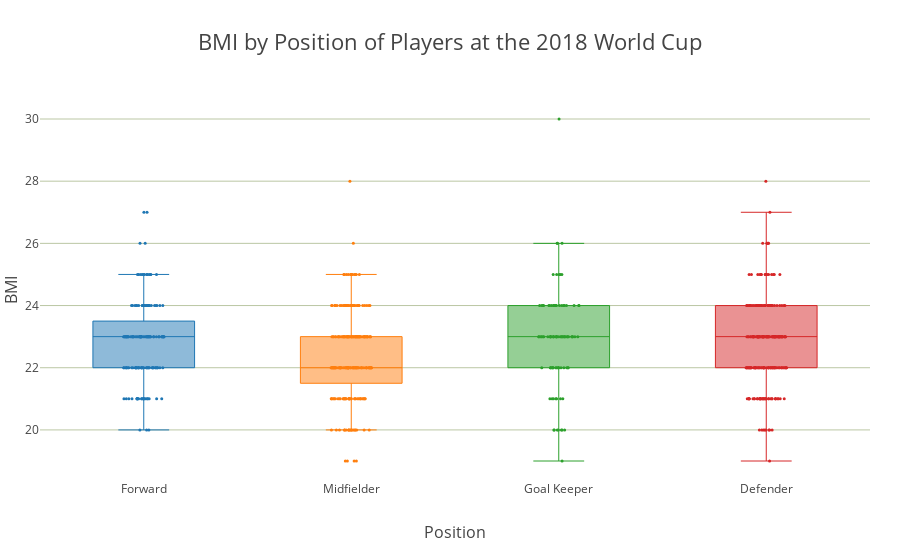

The code cell stored with this chart in its notebook:
### Markdown cell above
### Plot BMI by Position

### Code cell
x_data = ['Forward', 'Midfielder',
          'Goal Keeper', 'Defender']

y0 = df[df['Pos'] == 'forward']['bmi']
y1 = df[df['Pos'] == 'midfielder']['bmi']
y2 = df[df['Pos'] == 'goalkeeper']['bmi']
y3 = df[df['Pos'] == 'defender']['bmi']

y_data = [y0, y1, y2, y3]

colors = ['#E55381', '#A5402D', '#404E5C', '#60D394']

traces = []

for xd, yd, cls in zip(x_data, y_data, colors):
        traces.append(go.Box(
            y = yd,
            name = xd,
            boxpoints = 'all',
            jitter = 0.4,
            pointpos = 0,
            whiskerwidth = 0.5,
            marker = dict(size=3),
            line = dict(width=1)))

layout = go.Layout(
        title = 'BMI by Position of Players at the 2018 World Cup',
        titlefont = dict(size=22),
        xaxis = dict(
            title = 'Position',
            titlefont = dict(size=16)),    
        yaxis = dict(
            title = 'BMI',
            titlefont = dict(size=16),
            autorange = True,
            showgrid = True,
            zeroline = True,
            dtick = 2,
            gridcolor = '#BBC7A4',
            gridwidth = 1,
            zerolinecolor = '#BBC7A4',
            zerolinewidth = 3),
        margin = dict(
            l = 40,
            r = 30,
            b = 80,
            t = 100),
        showlegend=False)

fig = go.Figure(data=traces, layout=layout)
iplot(fig, filename = 'BMI by Position')

### Figure 1 — Plotly figure (JSON) as saved in the notebook; plotly's stock layout.template omitted (floating-point values rounded to 4 significant figures; data arrays with more than 128 entries replaced by an {"elided": "..."} marker saying what was removed)
{"data": [{"boxpoints": "all", "jitter": 0.4, "line": {"width": 1}, "marker": {"size": 3}, "name": "Forward", "pointpos": 0, "type": "box", "uid": "0508da1e-902f-11e8-b74a-507b9dfead5d", "whiskerwidth": 0.5, "y": {"elided": "160 int values"}}, {"boxpoints": "all", "jitter": 0.4, "line": {"width": 1}, "marker": {"size": 3}, "name": "Midfielder", "pointpos": 0, "type": "box", "uid": "0508da1f-902f-11e8-84f7-507b9dfead5d", "whiskerwidth": 0.5, "y": {"elided": "232 int values"}}, {"boxpoints": "all", "jitter": 0.4, "line": {"width": 1}, "marker": {"size": 3}, "name": "Goal Keeper", "pointpos": 0, "type": "box", "uid": "0508da20-902f-11e8-8b6b-507b9dfead5d", "whiskerwidth": 0.5, "y": [23, 23, 24, 24, 23, 26, 22, 23, 22, 24, 24, 24, 23, 23, 24, 21, 22, 23, 23, 23, 23, 23, 23, 25, 23, 24, 24, 21, 20, 24, 23, 25, 24, 24, 24, 24, 21, 23, 23, 23, 22, 22, 21, 21, 23, 20, 22, 22, 22, 24, 23, 20, 21, 24, 24, 23, 26, 20, 21, 24, 23, 22, 25, 22, 22, 22, 23, 23, 23, 22, 22, 24, 22, 25, 30, 22, 23, 20, 23, 23, 24, 19, 23, 26, 23, 23, 22, 24, 23, 24, 20, 25, 23, 20, 23, 23]}, {"boxpoints": "all", "jitter": 0.4, "line": {"width": 1}, "marker": {"size": 3}, "name": "Defender", "pointpos": 0, "type": "box", "uid": "0508da21-902f-11e8-bcab-507b9dfead5d", "whiskerwidth": 0.5, "y": {"elided": "248 int values"}}], "layout": {"margin": {"b": 80, "l": 40, "r": 30, "t": 100}, "showlegend": false, "title": "BMI by Position of Players at the 2018 World Cup", "titlefont": {"size": 22}, "xaxis": {"title": "Position", "titlefont": {"size": 16}}, "yaxis": {"autorange": true, "dtick": 2, "gridcolor": "#BBC7A4", "gridwidth": 1, "showgrid": true, "title": "BMI", "titlefont": {"size": 16}, "zeroline": true, "zerolinecolor": "#BBC7A4", "zerolinewidth": 3}}}
